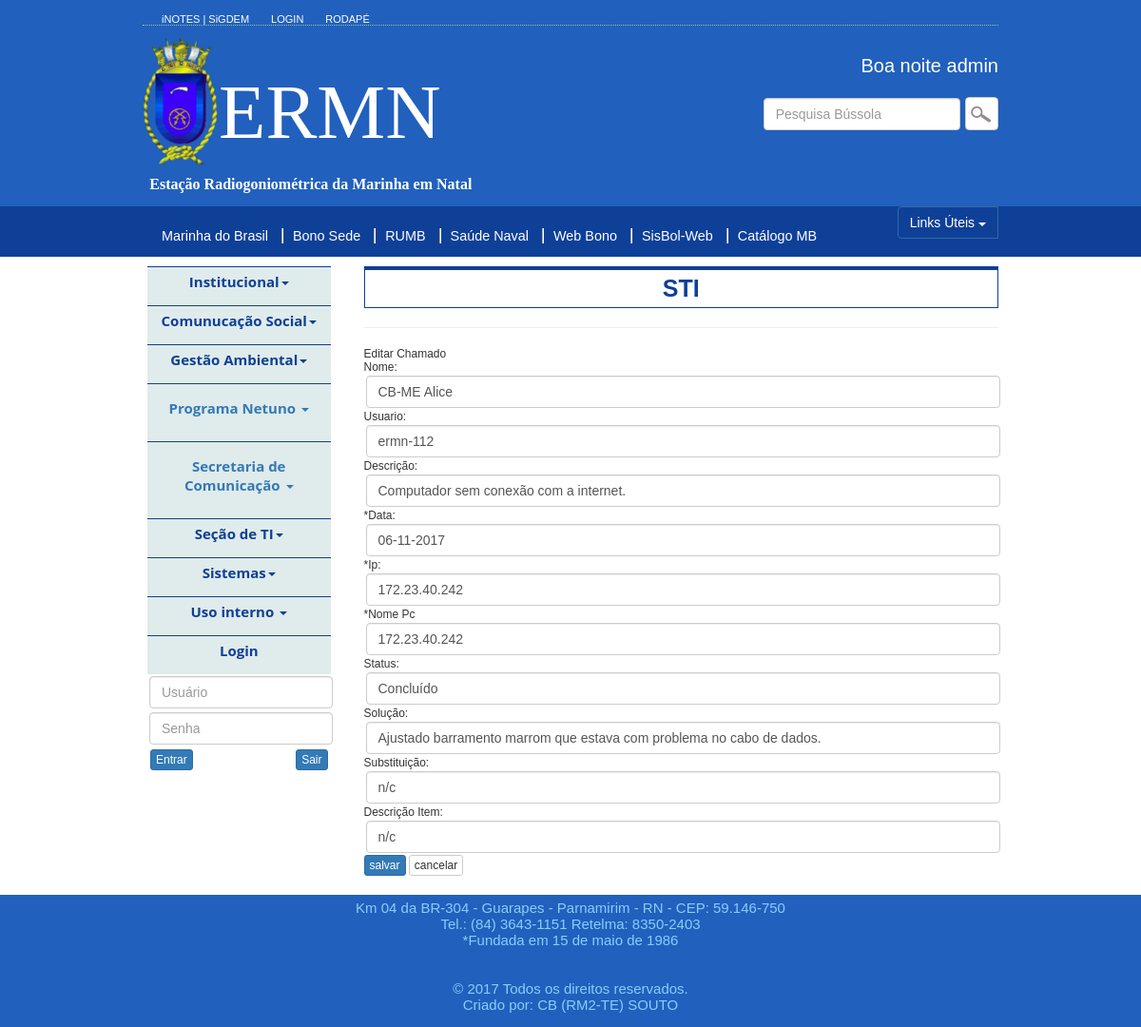
/usoInterno/editarChamadoSti.php?id=1 (signed in), run on the app's committed database.
### tables this page shows
CREATE TABLE `chamadosti` (
  `id` int(11) NOT NULL,
  `nome` varchar(60) NOT NULL,
  `usuario` varchar(30) NOT NULL,
  `descricao` varchar(250) NOT NULL,
  `sdata` varchar(15) NOT NULL,
  `infpc` varchar(30) NOT NULL,
  `infpc2` varchar(40) NOT NULL,
  `providenciado` varchar(20) NOT NULL,
  `solucao` varchar(250) NOT NULL,
  `substituicao` varchar(20) NOT NULL,
  `itemdesc` varchar(200) NOT NULL
);

### application/ChamadoStiService.class.php (called while the page is built, shortened)
<?php
class ChamadoStiService {
    private $incluirChamadoSti;
    function __construct($conexao) {
        $this->incluirChamadoSti = new ChamadoStiRepository($conexao);
    }
    function mostrarChamadoStiId($id){
        return $this->incluirChamadoSti->listarChamadoStiId($id);
    }
}

### repository/ChamadoStiRepository.class.php (called while the page is built, shortened)
<?php
class ChamadoStiRepository {
      private $conexao;
      function __construct($conexao) {
        $this->conexao = $conexao;
    }
     public function listarChamadoStiId($id){
        $retorno = array();
        $query = "SELECT id, nome, usuario, descricao, sdata, infpc, infpc2, providenciado, solucao, "
                . "substituicao, itemdesc FROM chamadosti WHERE id=".$id;
          if ($stmt = $this->conexao->getMysqli()->prepare($query)) {
            $stmt->execute();
            $stmt->bind_result($id, $nome, $usuario, $descricao, $sData, $infpc, $infpc2, $providenciado, $solucao, $substituicao, $itemdesc);
            while ($stmt->fetch()) {
                $retorno[] = new ChamadoSti($id, $nome, $usuario, $descricao, $sData, $infpc, $infpc2, $providenciado, $solucao, $substituicao, $itemdesc);
            }
        }else{
            throw new Exception("erro no prepare: ". $this->conexao->getObjetoConexao()->error );
        }
        return $retorno;
    }
}

### util/ConexaoDeInclusao.class.php (called while the page is built, shortened)
<?php
class ConexaoDeInclusao {
    private $host = "localhost";
    private $usuario = "root";
    private $senha = "sabotagem";
    private $banco = "intranetermn";
    private $mysqli;
    public function __construct() {
        $this->mysqli = new mysqli($this->host, $this->usuario,$this->senha,$this->banco);
    }
    public function getMysqli(){
        return $this->mysqli;
    }
}

### repository/IndDesempRepository.class.php (called while the page is built, shortened)
<?php
class IndDesempRepository {
    private $conexao;
    function __construct($conexao) {
        $this->conexao = $conexao;
    }
    public function listarIndDesemp(){
        $retorno = array();
        $query = "SELECT id, nome FROM inddesemp ORDER BY id DESC limit 1";
          if ($stmt = $this->conexao->getMysqli()->prepare($query)) {
            $stmt->execute();
            $stmt->bind_result($id, $nome);
            while ($stmt->fetch()) {
                $retorno[] = new IndDesemp($id, $nome);
            }
        }else{
            throw new Exception("erro no prepare: ". $this->conexao->getObjetoConexao()->error );
        }
        return $retorno;
    }
}

### repository/NdnrRepository.class.php (called while the page is built, shortened)
<?php
class NdnrRepository {
    private $conexao;
    function __construct($conexao) {
        $this->conexao = $conexao;
    }
    public function listarNdnr(){
        $retorno = array();
        $query = "SELECT id, nome FROM ndnr ORDER BY id DESC";
          if ($stmt = $this->conexao->getMysqli()->prepare($query)) {
            $stmt->execute();
            $stmt->bind_result($id, $nome);
            while ($stmt->fetch()) {
                $retorno[] = new Ndnr($id, $nome);
            }
        }else{
            throw new Exception("erro no prepare: ". $this->conexao->getObjetoConexao()->error );
        }
        return $retorno;
    }
}

### repository/CardapioRepository.class.php (called while the page is built, shortened)
<?php
class CardapioRepository {
    private $conexao;
    function __construct($conexao) {
        $this->conexao = $conexao;
    }
    public function listarCardapio(){
        $retorno = array();
        $query = "SELECT id, nome FROM cardapio ORDER BY id DESC";
          if ($stmt = $this->conexao->getMysqli()->prepare($query)) {
            $stmt->execute();
            $stmt->bind_result($id, $nome);
            while ($stmt->fetch()) {
                $retorno[] = new Cardapio($id, $nome);
            }
        }else{
            throw new Exception("erro no prepare: ". $this->conexao->getObjetoConexao()->error );
        }
        return $retorno;
    }
}

### repository/PlanoDiaRepository.class.php (called while the page is built, shortened)
<?php
class PlanoDiaRepository {
    private $conexao;
    function __construct($conexao) {
        $this->conexao = $conexao;
    }
    public function listarPlanoDia(){
        $retorno = array();
        $query = "SELECT id, nome FROM planodia ORDER BY id DESC";
          if ($stmt = $this->conexao->getMysqli()->prepare($query)) {
            $stmt->execute();
            $stmt->bind_result($id, $nome);
            while ($stmt->fetch()) {
                $retorno[] = new PlanoDia($id, $nome);
            }
        }else{
            throw new Exception("erro no prepare: ". $this->conexao->getObjetoConexao()->error );
        }
        return $retorno;
    }
}

### entity/ChamadoSti.class.php (called while the page is built, shortened)
<?php
class ChamadoSti {
    private $nome;
    private $usuario;
    private $descricao;
    private $sData;
    private $infPc;
    private $infPc2;
    private $providenciado;
    private $solucao;
    private $substituicao;
    private $itemDesc;
    function __construct($id, $nome, $usuario, $descricao, $sData, $infpc, $infpc2, $providenciado, $solucao, $substituicao, $itemdesc) {
        $this->nome = $nome;
        $this->usuario = $usuario;
        $this->descricao = $descricao;
        $this->sData = $sData;
        $this->infPc = $infpc;
        $this->infPc2 = $infpc2;
        $this->providenciado = $providenciado;
        $this->solucao = $solucao;
        $this->substituicao = $substituicao;
        $this->itemDesc = $itemdesc;
    }
    function getNome() {
        return $this->nome;
    }
    function getUsuario() {
        return $this->usuario;
    }
    function getDescricao() {
        return $this->descricao;
    }
    function getSData() {
        return $this->sData;
    }
    function getInfPc() {
        return $this->infPc;
    }
    function getInfPc2() {
        return $this->infPc2;
    }
    function getProvidenciado() {
        return $this->providenciado;
    }
    function getSolucao() {
        return $this->solucao;
    }
    function getSubstituicao() {
        return $this->substituicao;
    }
    function getItemDesc() {
        return $this->itemDesc;
    }
}

### usoInterno/editarChamadoSti.php (the view, shortened to what this page needs)
<!DOCTYPE html>
<?php
if(isset($_SESSION['usuarioID']) && isset($_SESSION['usuarioNome'])){
    include_once '../entity/ChamadoSti.class.php';
    include_once '../util/ConexaoDeInclusao.class.php';
    include_once '../repository/NdnrRepository.class.php';
    include_once '../repository/ChamadoStiRepository.class.php';
    include_once '../application/ChamadoStiService.class.php';
    include_once '../repository/PlanoDiaRepository.class.php';
    include_once '../repository/CardapioRepository.class.php';
    include_once '../repository/IndDesempRepository.class.php';
    $conexao = new ConexaoDeInclusao();
    $chamadoStiService = new ChamadoStiService($conexao);
    $planoDiaRepository = new PlanoDiaRepository($conexao);
    $pdList = $planoDiaRepository->listarPlanoDia();
    $cardapioRepository = new CardapioRepository($conexao);
    $cardapioList = $cardapioRepository->listarCardapio();
    $ndnrRepository = new NdnrRepository($conexao);
    $ndnrList = $ndnrRepository->listarNdnr();
    $indDesempRepository = new IndDesempRepository($conexao);
    $indDesempList = $indDesempRepository->listarIndDesemp();
if($_SERVER['REQUEST_METHOD'] == 'GET'){
    if(isset($_GET['id'])){
    $idChamadoSti = htmlspecialchars($_GET['id']);
    $lista = $chamadoStiService->mostrarChamadoStiId($idChamadoSti);
    }
}
?>
<html lang="pt-br">
    <head>
         <?php
            include '../views/cssJsImports.php';
        ?>
    </head>
    <body id="wrapper">
        <?php
            include '../views/header.php';
        ?>
        <section class="container nav-justified" id="main">
            <div class="links">
                    <?php
                    include './navegacaoUsoInterno.php';
                    ?>
                    <div class="col-md-9">
                        <p class="styleTitulo" id="stiRef">STI</p>
                        <hr/>
                        <div class="tbtituloSol" colspan="5" id="cEditRef">Editar Chamado</div>
                        <section>
                            <?php
                                for($i=0; $i<1; $i++){
                                    $chamadoSti = $lista[0];
                                    ?>
                                <form action="../repository/editarChamadoStiRepository.php" method="POST" enctype="multipart/form-data">
                                    Nome: <input class="form-control" type="text" name="nome" value="<?= $chamadoSti->getNome()?>" />
                                    Usuario: <input class="form-control" type="text" name="usuario" value="<?= $chamadoSti->getUsuario()?>" />
                                    Descrição: <input class="form-control" type="text" name="descricao" value="<?= $chamadoSti->getDescricao()?>" />
                                    *Data: <input class="form-control" type="text" name="sData" value="<?= $chamadoSti->getSdata()?>" />
                                    *Ip: <input class="form-control" type="text" name="infPc" value="<?= $chamadoSti->getInfPc()?>">
                                    *Nome Pc<input class="form-control" type="text" name="infPc2" value="<?= $chamadoSti->getInfPc2()?>">
                                    Status: <input class="form-control" type="text" name="providenciado" value="<?= $chamadoSti->getProvidenciado()?>">
                                    Solução: <input class="form-control" type="text" name="solucao" value="<?= $chamadoSti->getSolucao()?>"/>
                                    Substituição:<input class="form-control" type="text" name="substituicao" value="<?= $chamadoSti->getSubstituicao()?>">
                                    Descrição Item: <input class="form-control" type="text" name="itemDesc" value="<?= $chamadoSti->getItemDesc()?>">
                                    <input type="submit" class="btn btn-xs btn-primary" value="salvar"/>
                                    <input type="button" class="btn btn-xs btn-default" value="cancelar" onClick="history.go(-1)">
                                </form>
                                <?php } ?>
                        </section>
                    </div>
                </div>
        </section>
            <?php
            include '../views/footer.php';
            ?>
    </body>
</html>
<?php
}else{
    header("Location: ../views/sti.php");
    exit;
}

### css/index.css (style rules this page uses)
* { padding: 0; list-style: none; vertical-align: baseline; }
body { font: 100% Arial, FreeSans, sans-serif; margin: 0; }
#wrapper { margin: 0 auto; max-width: 100%; width: 100%; font-size: 1.2em; font-family: "open_sansregular", Arial, Helvetica, sans-serif; }
#main { margin-bottom: 20px; }
.links { width: 930px; padding-top: 10px; margin: 40px auto; }
.form-control { margin: 2px; }

### css/estilos.css (style rules this page uses)
.styleTitulo { font-size: 25px; font-weight: bold; color: #0e4097; border-top: 4px #0e4097 solid; border-bottom: 1px #0e4097 solid; border-left: 1px #0e4097 solid; border-right: 1px #0e4097 solid; text-align: center; padding-top: 5px; padding-bottom: 5px; }

### data on the page
chamadosti: nome "CB-ME Alice", usuario "ermn-112", descricao "Computador sem conexão com a internet.", sData "06-11-2017", infPc "172.23.40.242", infPc2 "172.23.40.242", providenciado "Concluído", solucao "Ajustado barramento marrom que estava com problema no cabo de dados.", substituicao "n/c", itemDesc "n/c"

### other printed values
$resp "Boa noite admin"
